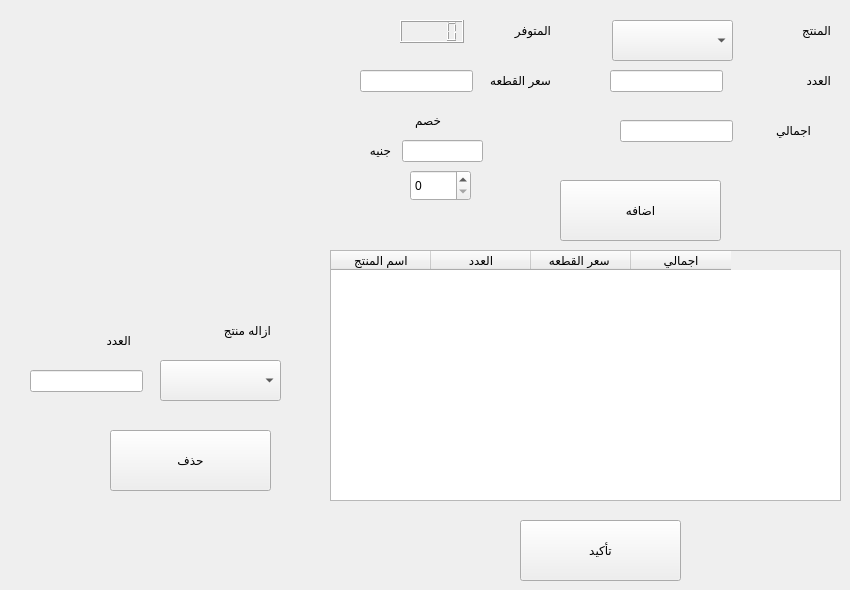
      <widget class="QWidget" name="tab">
       <attribute name="title">
        <string>بيع</string>
       </attribute>
       <widget class="QPushButton" name="sell_ok_6">
        <property name="geometry">
         <rect>
          <x>110</x>
          <y>430</y>
          <width>161</width>
          <height>61</height>
         </rect>
        </property>
        <property name="text">
         <string>حذف</string>
        </property>
       </widget>
       <widget class="QLineEdit" name="sell_total_3">
        <property name="geometry">
         <rect>
          <x>620</x>
          <y>120</y>
          <width>113</width>
          <height>22</height>
         </rect>
        </property>
        <property name="readOnly">
         <bool>true</bool>
        </property>
       </widget>
       <widget class="QLineEdit" name="sell_number_4">
        <property name="geometry">
         <rect>
          <x>30</x>
          <y>370</y>
          <width>113</width>
          <height>22</height>
         </rect>
        </property>
       </widget>
       <widget class="QLabel" name="label_38">
        <property name="geometry">
         <rect>
          <x>450</x>
          <y>10</y>
          <width>101</width>
          <height>41</height>
         </rect>
        </property>
        <property name="text">
         <string>المتوفر</string>
        </property>
       </widget>
       <widget class="QLCDNumber" name="sell_available_2">
        <property name="geometry">
         <rect>
          <x>400</x>
          <y>20</y>
          <width>64</width>
          <height>23</height>
         </rect>
        </property>
       </widget>
       <widget class="QLineEdit" name="sell_unit_2">
        <property name="geometry">
         <rect>
          <x>360</x>
          <y>70</y>
          <width>113</width>
          <height>22</height>
         </rect>
        </property>
        <property name="readOnly">
         <bool>true</bool>
        </property>
       </widget>
       <widget class="QLabel" name="label_15">
        <property name="geometry">
         <rect>
          <x>450</x>
          <y>60</y>
          <width>101</width>
          <height>41</height>
         </rect>
        </property>
        <property name="text">
         <string>سعر القطعه</string>
        </property>
       </widget>
       <widget class="QPushButton" name="sell_ok_5">
        <property name="geometry">
         <rect>
          <x>560</x>
          <y>180</y>
          <width>161</width>
          <height>61</height>
         </rect>
        </property>
        <property name="text">
         <string>اضافه</string>
        </property>
       </widget>
       <widget class="QPushButton" name="sell_ok_4">
        <property name="geometry">
         <rect>
          <x>520</x>
          <y>520</y>
          <width>161</width>
          <height>61</height>
         </rect>
        </property>
        <property name="text">
         <string>تأكيد</string>
        </property>
       </widget>
       <widget class="QComboBox" name="sell_name_3">
        <property name="geometry">
         <rect>
          <x>160</x>
          <y>360</y>
          <width>121</width>
          <height>41</height>
         </rect>
        </property>
       </widget>
       <widget class="QLabel" name="label_16">
        <property name="geometry">
         <rect>
          <x>710</x>
          <y>110</y>
          <width>101</width>
          <height>41</height>
         </rect>
        </property>
        <property name="text">
         <string>اجمالي</string>
        </property>
       </widget>
       <widget class="QLabel" name="label_37">
        <property name="geometry">
         <rect>
          <x>30</x>
          <y>320</y>
          <width>101</width>
          <height>41</height>
         </rect>
        </property>
        <property name="text">
         <string>العدد</string>
        </property>
       </widget>
       <widget class="QTableWidget" name="fixes_table_3">
        <property name="geometry">
         <rect>
          <x>330</x>
          <y>250</y>
          <width>511</width>
          <height>251</height>
         </rect>
        </property>
        <column>
         <property name="text">
          <string>اسم المنتج</string>
         </property>
        </column>
        <column>
         <property name="text">
          <string>العدد</string>
         </property>
        </column>
        <column>
         <property name="text">
          <string>سعر القطعه </string>
         </property>
        </column>
        <column>
         <property name="text">
          <string>اجمالي</string>
         </property>
        </column>
       </widget>
       <widget class="QLabel" name="sell_name_label_3">
        <property name="geometry">
         <rect>
          <x>130</x>
          <y>310</y>
          <width>141</width>
          <height>41</height>
         </rect>
        </property>
        <property name="text">
         <string>ازاله منتج</string>
        </property>
       </widget>
       <widget class="QLineEdit" name="sell_number_3">
        <property name="geometry">
         <rect>
          <x>610</x>
          <y>70</y>
          <width>113</width>
          <height>22</height>
         </rect>
        </property>
       </widget>
       <widget class="QSpinBox" name="spinBox_2">
        <property name="geometry">
         <rect>
          <x>410</x>
          <y>170</y>
          <width>61</width>
          <height>31</height>
         </rect>
        </property>
       </widget>
       <widget class="QLabel" name="label_13">
        <property name="geometry">
         <rect>
          <x>350</x>
          <y>130</y>
          <width>41</width>
          <height>41</height>
         </rect>
        </property>
        <property name="text">
         <string>جنيه</string>
        </property>
       </widget>
       <widget class="QComboBox" name="sell_name_4">
        <property name="geometry">
         <rect>
          <x>612</x>
          <y>20</y>
          <width>121</width>
          <height>41</height>
         </rect>
        </property>
       </widget>
       <widget class="QLineEdit" name="sell_total_4">
        <property name="geometry">
         <rect>
          <x>402</x>
          <y>140</y>
          <width>81</width>
          <height>22</height>
         </rect>
        </property>
        <property name="readOnly">
         <bool>true</bool>
        </property>
       </widget>
       <widget class="QLabel" name="label_12">
        <property name="geometry">
         <rect>
          <x>730</x>
          <y>60</y>
          <width>101</width>
          <height>41</height>
         </rect>
        </property>
        <property name="text">
         <string>العدد</string>
        </property>
       </widget>
       <widget class="QLabel" name="sell_name_label_4">
        <property name="geometry">
         <rect>
          <x>730</x>
          <y>10</y>
          <width>101</width>
          <height>41</height>
         </rect>
        </property>
        <property name="text">
         <string>المنتج</string>
        </property>
       </widget>
       <widget class="QLabel" name="label_14">
        <property name="geometry">
         <rect>
          <x>400</x>
          <y>100</y>
          <width>41</width>
          <height>41</height>
         </rect>
        </property>
        <property name="text">
         <string>خصم</string>
        </property>
       </widget>
      </widget>
